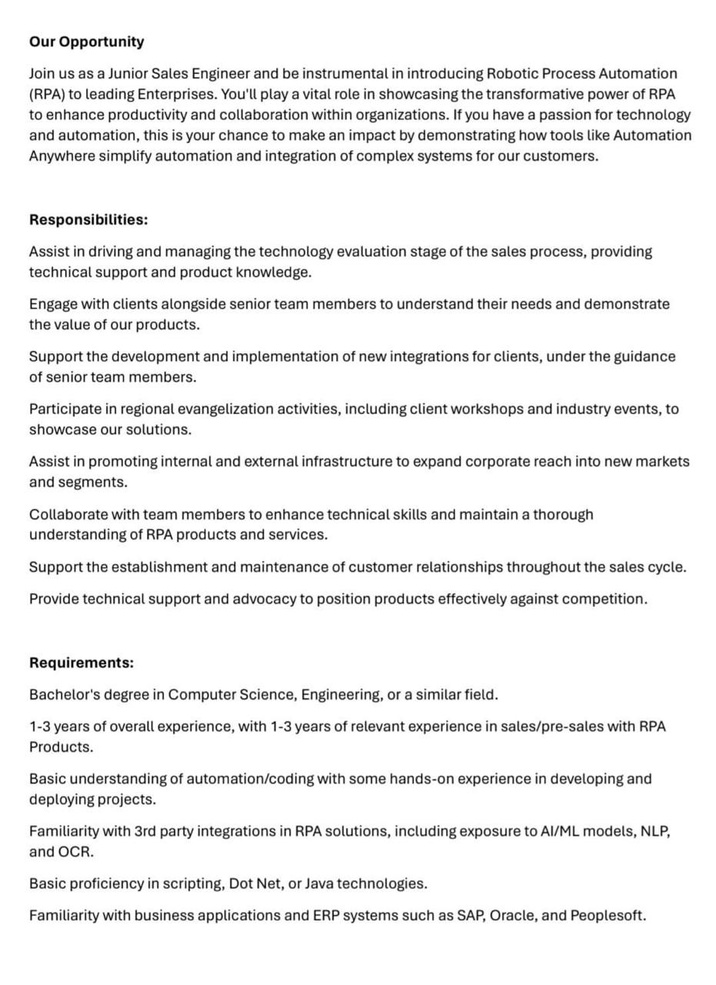
#> input picture Personal Proyects/OCR/images/image1.jpg, 716 x 985 px, shrunk from 931 x 1280 before the run, found by its file name
$ python project1.py
#> lines starting #> are read from the running program, lines starting #| are printed output that depends on the picture
from PIL import Image
print("Librerias importadas con éxito")

im_file = r"C:\Users\alexe\Documentos\ProfessionalPortfolio\Personal Proyects\OCR\images\image1.jpg"

im = Image.open(im_file)
#> im is the input picture: PIL image 716x985 RGB; min 0, max 255, mean 239.5
print(im) # Print image metadata
#| <PIL.JpegImagePlugin.JpegImageFile image mode=RGB size=716x985 at 0x7F2B2A298550>
print(im.size) # Print image size
#| (716, 985)

im.rotate(180).show() # Rotate the image but not resizing it
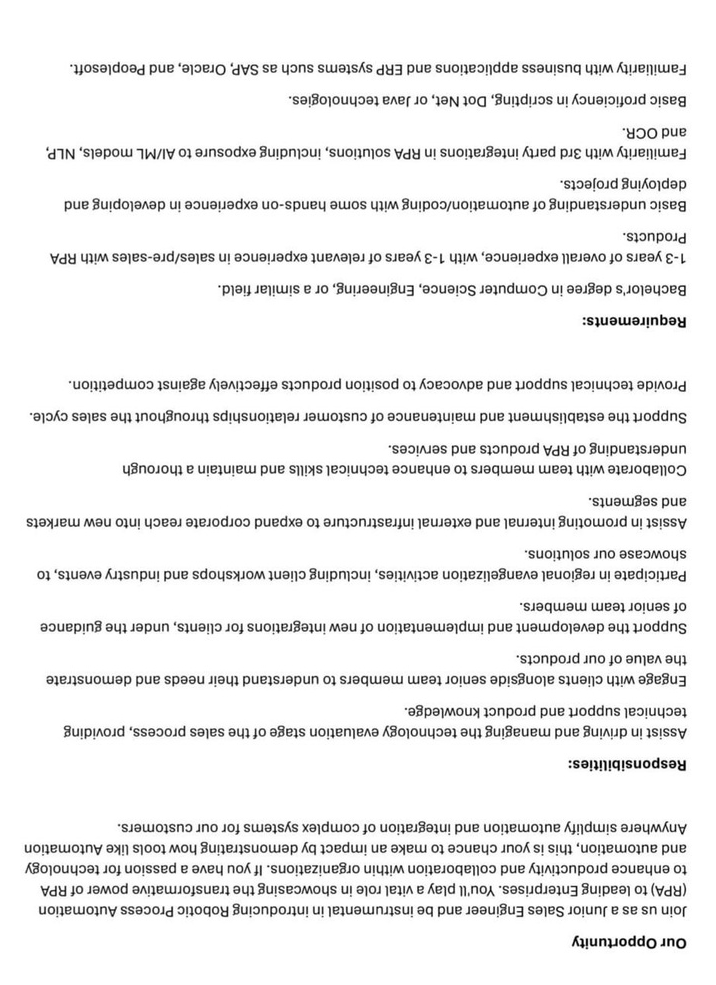
#> shown: PIL image 716x985 RGB; min 0, max 255, mean 239.5
# im.show() # Show image

im.save(r"C:\Users\alexe\Documentos\ProfessionalPortfolio\Personal Proyects\OCR\images\results\img1.jpg")
print("Imagen guardada con éxito")

$ run again, with Personal Proyects/OCR/images/index_02.JPG copied over Personal Proyects/OCR/images/image1.jpg
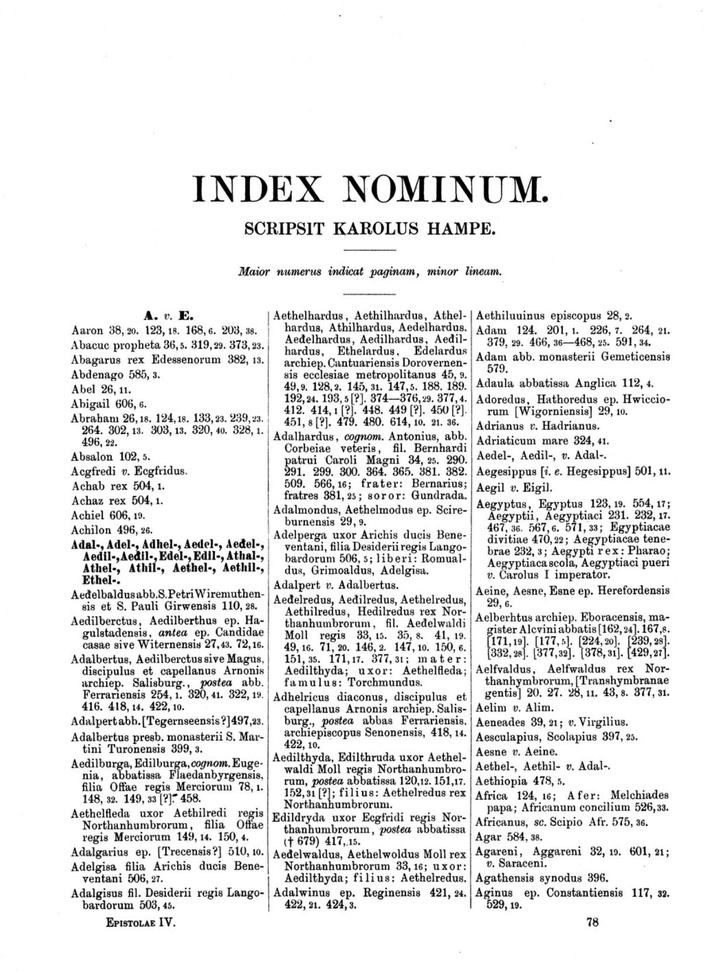
#> input picture Personal Proyects/OCR/images/index_02.JPG, 726 x 972 px, shrunk from 1243 x 1664 before the run, found by its file name
#> im is the input picture: PIL image 726x972 RGB; min 0, max 255, mean 232.5
#| <PIL.JpegImagePlugin.JpegImageFile image mode=RGB size=726x972 at 0x7F2B2A2DDFD0>
#| (726, 972)
#> `im.rotate(180).show()`:
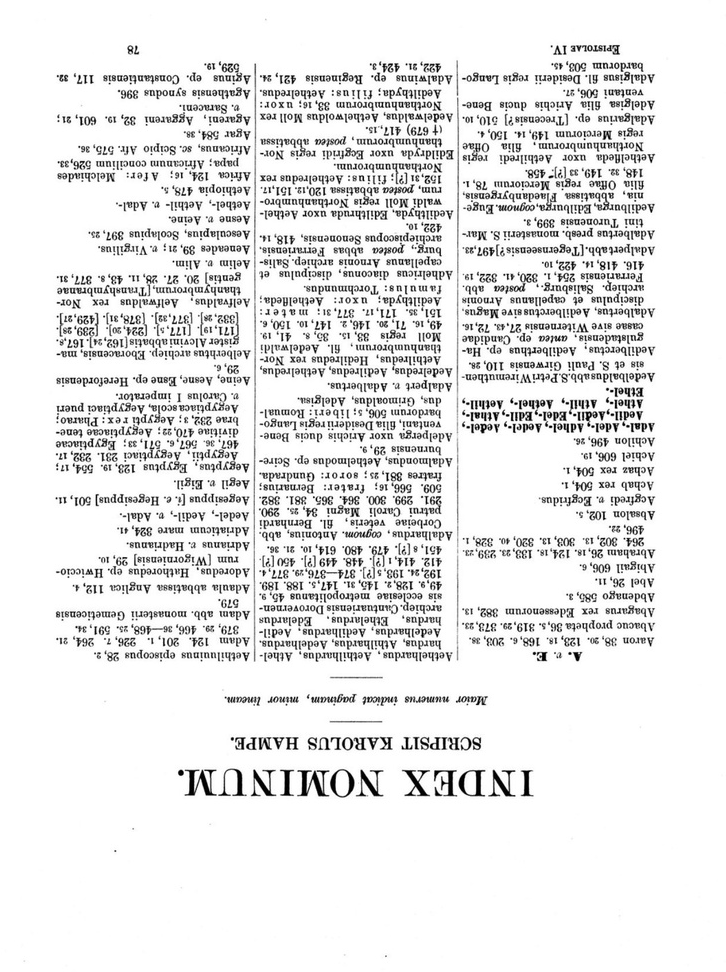
#> shown: PIL image 726x972 RGB; min 0, max 255, mean 232.5

$ run again, with Personal Proyects/OCR/images/sample_mgh.JPG copied over Personal Proyects/OCR/images/image1.jpg
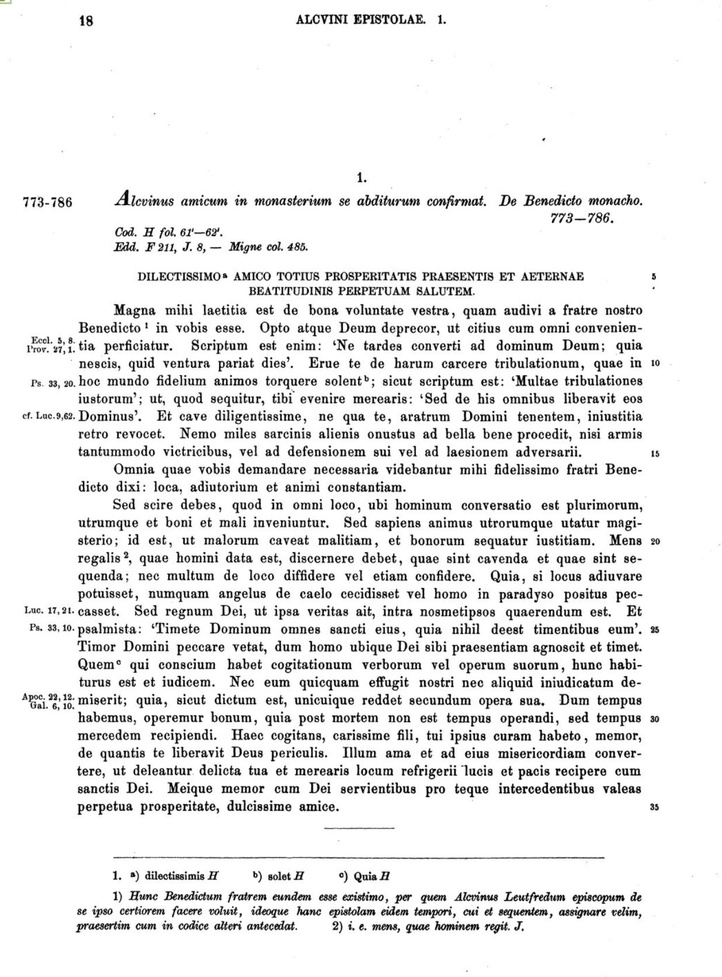
#> input picture Personal Proyects/OCR/images/sample_mgh.JPG, 722 x 977 px, shrunk from 1236 x 1672 before the run, found by its file name
#> im is the input picture: PIL image 722x977 RGB; mean R, G, B 233.6, 233.6, 233.6
#| <PIL.JpegImagePlugin.JpegImageFile image mode=RGB size=722x977 at 0x7F2B2A2E4650>
#| (722, 977)
#> `im.rotate(180).show()`:
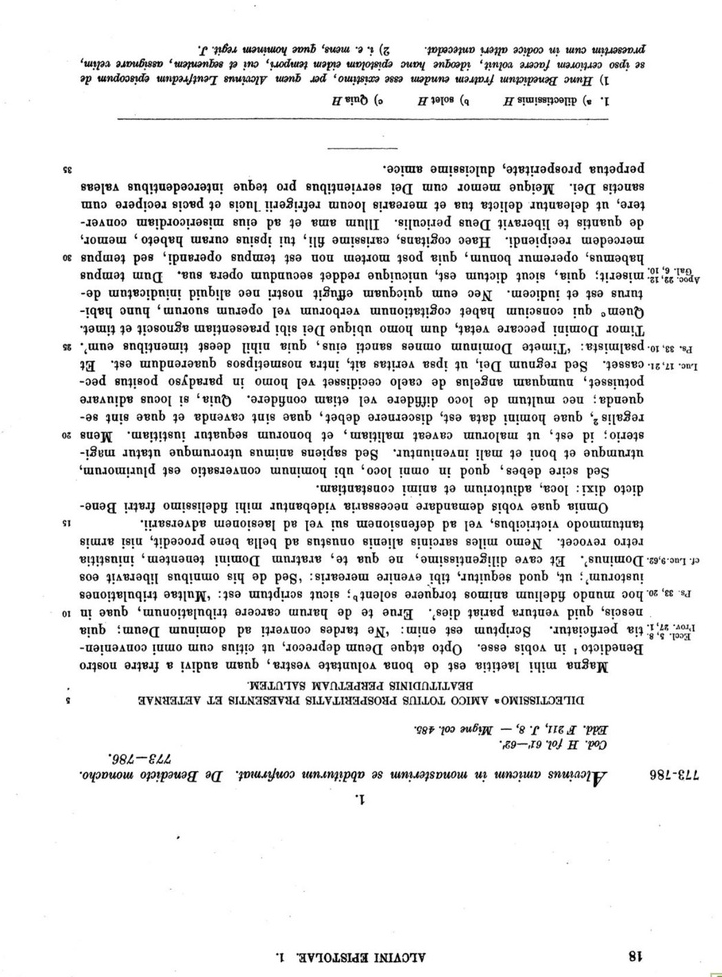
#> shown: PIL image 722x977 RGB; mean R, G, B 233.6, 233.6, 233.6
